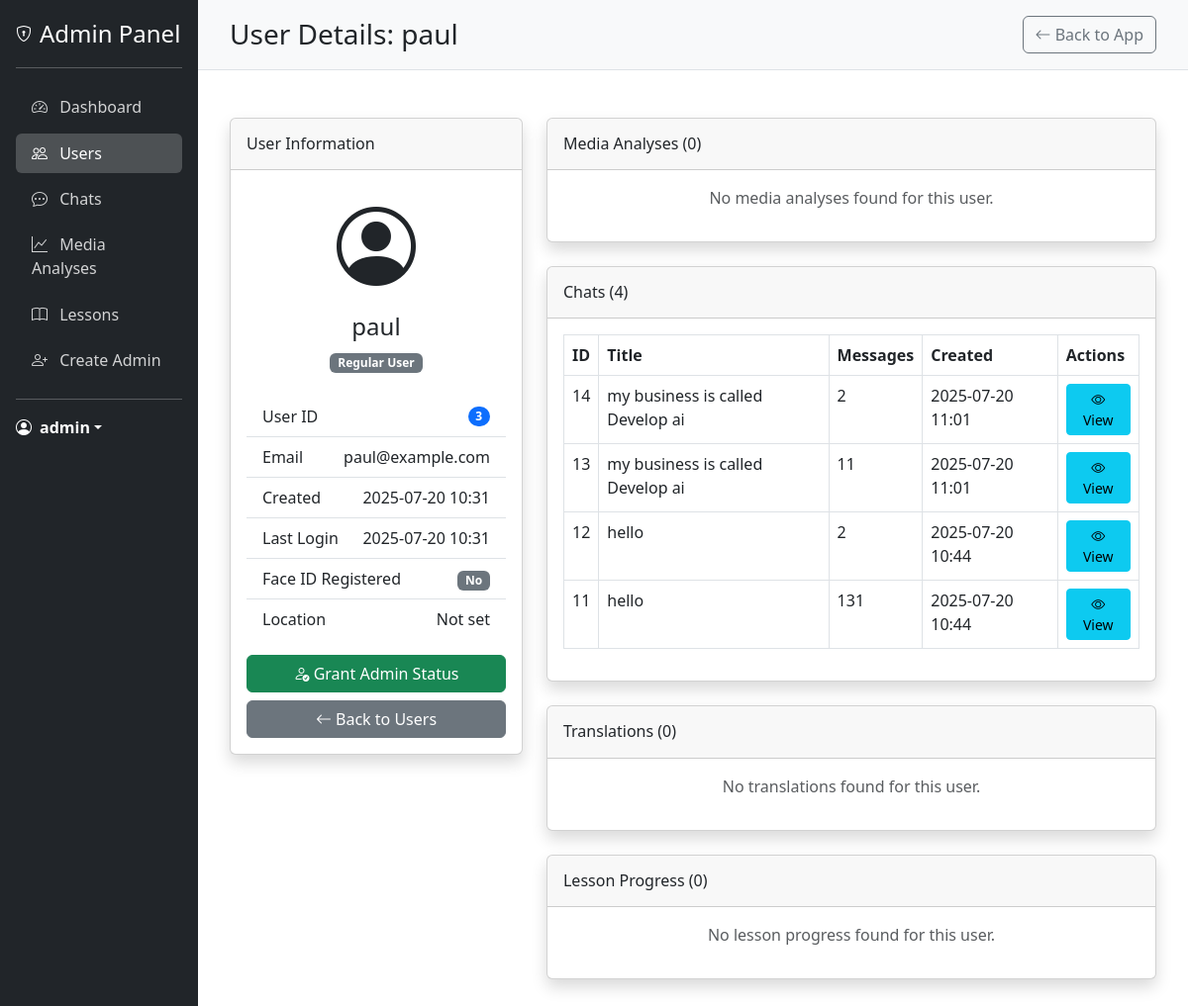
Page /admin/user/3 (signed in) on the earlier database version.
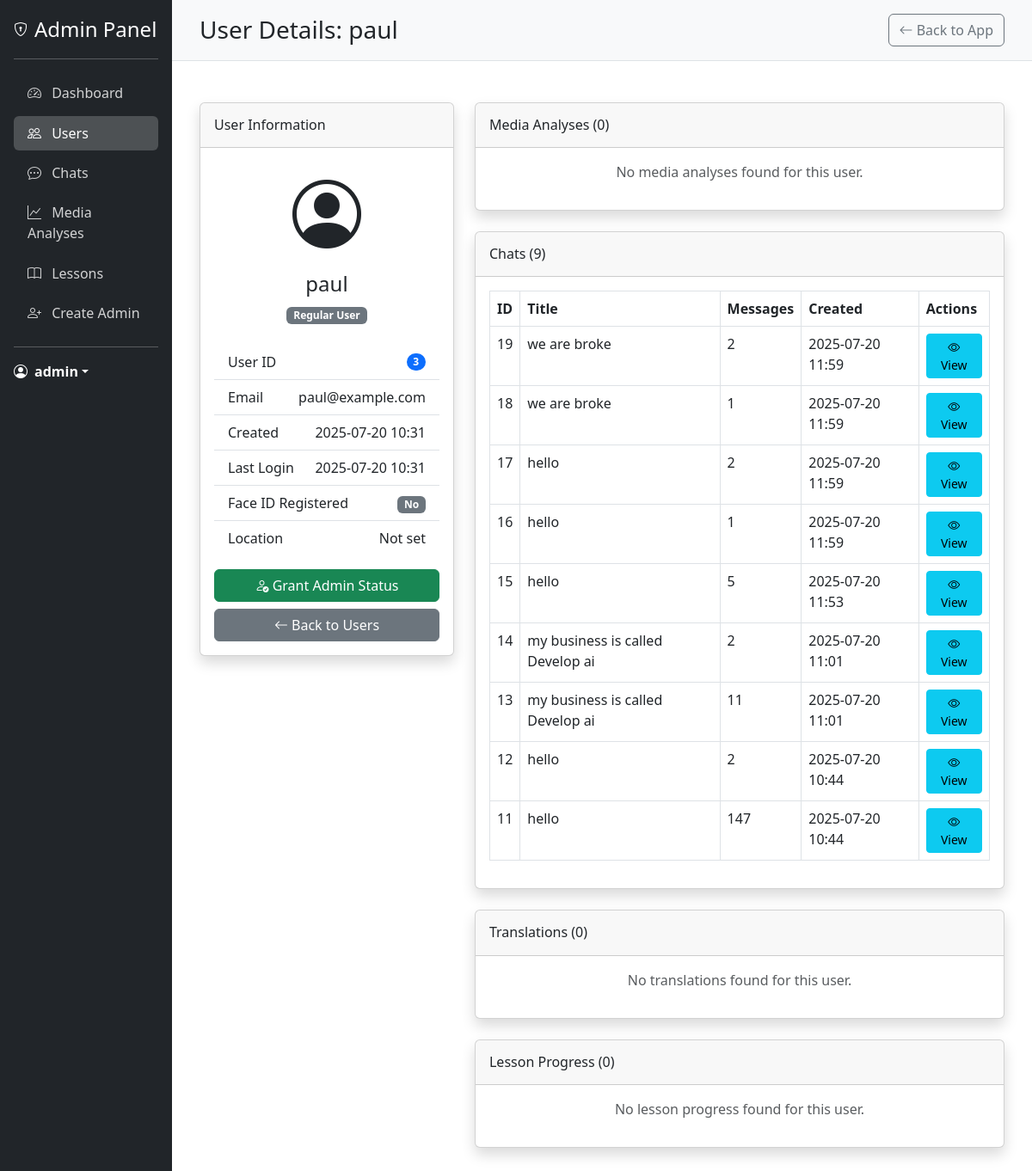
Same page on the later database version.
### models.py (models this page shows, shortened)
class Chat(db.Model):
    __tablename__ = 'chats'
    id = db.Column(db.Integer, primary_key=True)
    user_id = db.Column(db.Integer, db.ForeignKey('users.id'), nullable=True)
    created_at = db.Column(db.DateTime, default=datetime.utcnow)
    updated_at = db.Column(db.DateTime, default=datetime.utcnow, onupdate=datetime.utcnow)
    title = db.Column(db.String(255), nullable=True)  # Optional title based on content
    fact_sheet = db.Column(db.Text, nullable=True)  # Stores extracted company info
    strategies = db.Column(db.Text, nullable=True)  # Stores generated strategies
    messages = relationship("Message", back_populates="chat", cascade="all, delete-orphan")

### app.py (the view)
@app.route('/admin/user/<int:user_id>')
@login_required
@admin_required
def admin_user_detail(user_id):
    user = User.query.get_or_404(user_id)
    analyses = MediaAnalysis.query.filter_by(user_id=user_id).order_by(MediaAnalysis.created_at.desc()).all()
    chats = Chat.query.filter_by(user_id=user_id).order_by(Chat.created_at.desc()).all()
    lesson_progress = UserLesson.query.filter_by(user_id=user_id).all()
    translations = Translation.query.filter_by(user_id=user_id).order_by(Translation.created_at.desc()).all()
    return render_template(
        'admin/user_detail.html',
        user=user,
        analyses=analyses,
        chats=chats,
        lesson_progress=lesson_progress,
        translations=translations
    )

### app.py (called while the page is built)
@login_manager.user_loader
def load_user(user_id):
    return User.query.get(int(user_id))

def admin_required(f):
    @wraps(f)
    def decorated_function(*args, **kwargs):
        if not current_user.is_authenticated:
            flash('You need to login first.', 'danger')
            return redirect(url_for('login'))
        if not hasattr(current_user, 'is_admin') or not current_user.is_admin:
            flash('You need admin privileges to access this page.', 'danger')
            return redirect(url_for('landing_page1'))
        return f(*args, **kwargs)
    return decorated_function

### templates/admin/user_detail.html (shortened to what the changed rows need)
{% extends "admin/base_admin.html" %}
{% block header %}User Details: {{ user.username }}{% endblock %}
{% block content %}
<div class="row">
    <div class="col-lg-8">
        <div class="card shadow mb-4">
            <div class="card-header py-3">
                <h6 class="m-0 font-weight-bold">Chats ({{ chats|length }})</h6>
            </div>
            <div class="card-body">
                {% if chats %}
                <div class="table-responsive">
                    <table class="table table-bordered" width="100%" cellspacing="0">
                        <thead>
                            <tr>
                                <th>ID</th>
                                <th>Title</th>
                                <th>Messages</th>
                                <th>Created</th>
                                <th>Actions</th>
                            </tr>
                        </thead>
                        <tbody>
                            {% for chat in chats %}
                            <tr>
                                <td>{{ chat.id }}</td>
                                <td>{{ chat.title or 'Untitled Chat' }}</td>
                                <td>{{ chat.messages|length }}</td>
                                <td>{{ chat.created_at.strftime('%Y-%m-%d %H:%M') }}</td>
                                <td>
                                    <a href="{{ url_for('admin_chat_detail', chat_id=chat.id) }}" class="btn btn-sm btn-info">
                                        <i class="bi bi-eye"></i> View
                                    </a>
                                </td>
                            </tr>
                            {% endfor %}
                        </tbody>
                    </table>
                </div>
                {% else %}
                <p class="text-center text-muted">No chats found for this user.</p>
                {% endif %}
            </div>
        </div>
    </div>
</div>
{% endblock %}

Differences in the rows shown:
added Chat: id "19", title "we are broke", messages|length "2", created_at "2025-07-20 11:59"
added Chat: id "18", title "we are broke", messages|length "1", created_at "2025-07-20 11:59"
added Chat: id "17", title "hello", messages|length "2", created_at "2025-07-20 11:59"
added Chat: id "16", title "hello", messages|length "1", created_at "2025-07-20 11:59"
added Chat: id "15", title "hello", messages|length "5", created_at "2025-07-20 11:53"
computed for Chat id 11: messages|length "131" → "147"
Other differences:
{{ chats|length }}: "4" → "9"
